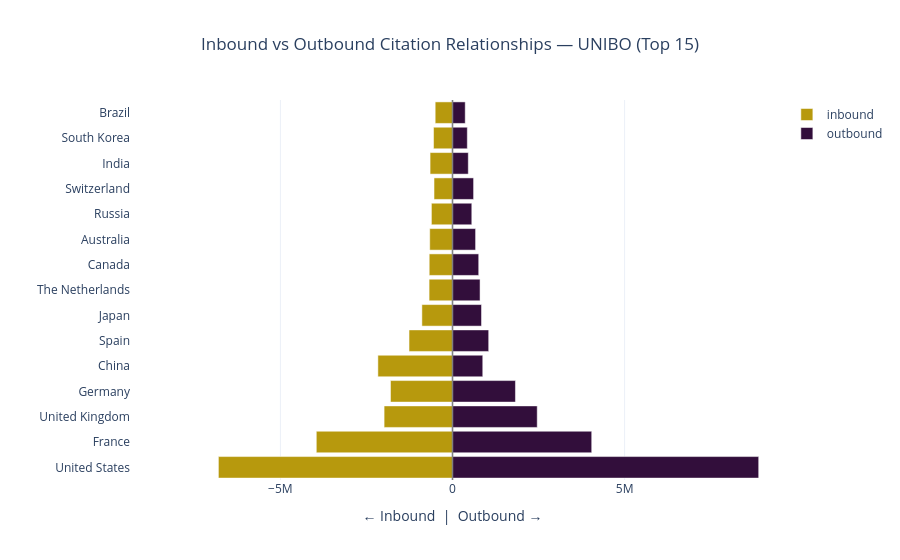

Notebook source saved alongside this figure:
### Markdown cell above
### 2c. Diverging Bar Chart — Inbound vs Outbound

To understand whether a university is a net "producer" or "consumer" of citations with specific countries, we use diverging bar charts. Inbound citations (how much a country cites the institution) extend to the left, while outbound citations (how much the institution cites that country) extend to the right.

### Code cell
top15_wide = unibo_wide.head(15).copy()

# Define the order: ascending 
country_order = (top15_wide.sort_values("total", ascending=True)["country_name"].tolist())

# Build long format for diverging chart
inbound_long = top15_wide[["country_name", "inbound_count"]].copy()
inbound_long["direction"] = "inbound"
inbound_long["value"]     = -inbound_long["inbound_count"]
inbound_long["count"]     = inbound_long["inbound_count"]

outbound_long = top15_wide[["country_name", "outbound_count"]].copy()
outbound_long["direction"] = "outbound"
outbound_long["value"]     = outbound_long["outbound_count"]
outbound_long["count"]     = outbound_long["outbound_count"]

diverging_df = pd.concat([
    inbound_long[["country_name", "direction", "value", "count"]],
    outbound_long[["country_name", "direction", "value", "count"]]
])

max_val = diverging_df["value"].abs().max()

fig = px.bar(
    diverging_df,
    x="value", y="country_name",
    color="direction",
    orientation="h",
    custom_data=["count", "direction"],
    color_discrete_map=DIR_COLORS,
    title="Inbound vs Outbound Citation Relationships — UNIBO (Top 15)",
    labels={"value": "← Inbound  |  Outbound →", "country_name": ""},
    template="plotly_white",
    height=560,
    category_orders={"country_name": country_order} 
)
fig.update_traces(
    hovertemplate="<b>%{y}</b><br>Citations: %{customdata[0]:,.0f}<br>Direction: %{customdata[1]}<extra></extra>"
)
fig.update_xaxes(range=[-max_val * 1.05, max_val * 1.05])
fig.update_layout(title_x=0.5, bargap=0.15, legend_title_text="")
fig.add_vline(x=0, line_width=1.5, line_color="gray")
fig.show()

### Figure 1 — Plotly figure (JSON) as saved in the notebook; plotly's stock layout.template omitted (floating-point values rounded to 4 significant figures)
{"data": [{"customdata": [[6800261, "inbound"], [3956305, "inbound"], [1986678, "inbound"], [1801165, "inbound"], [2167251, "inbound"], [1262588, "inbound"], [889572, "inbound"], [679657, "inbound"], [676387, "inbound"], [661316, "inbound"], [612433, "inbound"], [536670, "inbound"], [650901, "inbound"], [550731, "inbound"], [502766, "inbound"]], "hovertemplate": "<b>%{y}</b><br>Citations: %{customdata[0]:,.0f}<br>Direction: %{customdata[1]}<extra></extra>", "legendgroup": "inbound", "marker": {"color": "#B7990D", "pattern": {"shape": ""}}, "name": "inbound", "orientation": "h", "showlegend": true, "textposition": "auto", "type": "bar", "x": [-6800000.0, -3956000.0, -1987000.0, -1801000.0, -2167000.0, -1263000.0, -889600.0, -679700.0, -676400.0, -661300.0, -612400.0, -536700.0, -650900.0, -550700.0, -502800.0], "xaxis": "x", "y": ["United States", "France", "United Kingdom", "Germany", "China", "Spain", "Japan", "The Netherlands", "Canada", "Australia", "Russia", "Switzerland", "India", "South Korea", "Brazil"], "yaxis": "y"}, {"customdata": [[8894677, "outbound"], [4043901, "outbound"], [2461117, "outbound"], [1828283, "outbound"], [878920, "outbound"], [1051307, "outbound"], [842595, "outbound"], [800205, "outbound"], [761331, "outbound"], [670465, "outbound"], [560408, "outbound"], [612458, "outbound"], [458590, "outbound"], [430359, "outbound"], [369411, "outbound"]], "hovertemplate": "<b>%{y}</b><br>Citations: %{customdata[0]:,.0f}<br>Direction: %{customdata[1]}<extra></extra>", "legendgroup": "outbound", "marker": {"color": "#320E3B", "pattern": {"shape": ""}}, "name": "outbound", "orientation": "h", "showlegend": true, "textposition": "auto", "type": "bar", "x": [8895000.0, 4044000.0, 2461000.0, 1828000.0, 878900.0, 1051000.0, 842600.0, 800200.0, 761300.0, 670500.0, 560400.0, 612500.0, 458600.0, 430400.0, 369400.0], "xaxis": "x", "y": ["United States", "France", "United Kingdom", "Germany", "China", "Spain", "Japan", "The Netherlands", "Canada", "Australia", "Russia", "Switzerland", "India", "South Korea", "Brazil"], "yaxis": "y"}], "layout": {"bargap": 0.15, "barmode": "relative", "height": 560, "legend": {"title": {"text": ""}, "tracegroupgap": 0}, "shapes": [{"line": {"color": "gray", "width": 1.5}, "type": "line", "x0": 0, "x1": 0, "xref": "x", "y0": 0, "y1": 1, "yref": "y domain"}], "title": {"text": "Inbound vs Outbound Citation Relationships — UNIBO (Top 15)", "x": 0.5}, "xaxis": {"anchor": "y", "domain": [0, 1], "range": [-9339000.0, 9339000.0], "title": {"text": "← Inbound  |  Outbound →"}}, "yaxis": {"anchor": "x", "categoryarray": ["United States", "France", "United Kingdom", "Germany", "China", "Spain", "Japan", "The Netherlands", "Canada", "Australia", "Russia", "Switzerland", "India", "South Korea", "Brazil"], "categoryorder": "array", "domain": [0, 1], "title": {"text": ""}}}}
